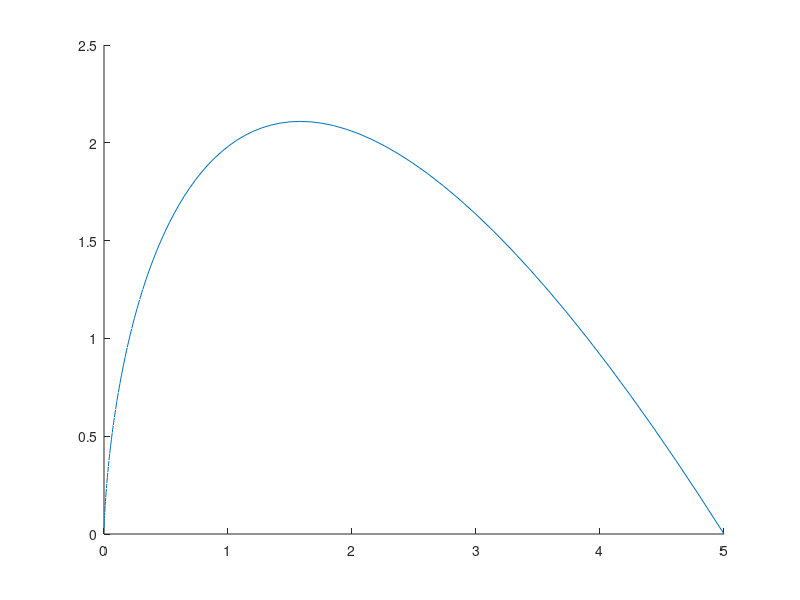

Source code (MATLAB): (Note: this script raises an error after producing the figure.)

%code to plot Bezier Curve
points_number_input=input('How many points?  ');

[Coordinates_input]=input('Enter Co-ordinates in array form ');
 
n_p = points_number_input -1;    
    
for    i=0:1:n_p

    combination(i+1)= factorial(n_p)/(factorial(i)*factorial(n_p-i));   

end

Mat_fin=[];
    
 Mat_emp=[];

 for k=0:0.01:1 %filling in mat values
     
    for i=1:points_number_input
        
        Mat_emp(i)=combination(i)*((1-k)^(points_number_input-i))*(k^(i-1)); %recursive def of bezier curve
    end
    
            Mat_fin=cat(1,Mat_fin,Mat_emp); %combining matrices
            
                end
Mat_new=Mat_fin*Coordinates_input;

    line(Mat_new(:,1),Mat_new(:,2),Mat_new(:,3))

    line(Coordinates_input(:,1),Coordinates_input(:,2),Coordinates_input(:,3))
    
    
    

    
